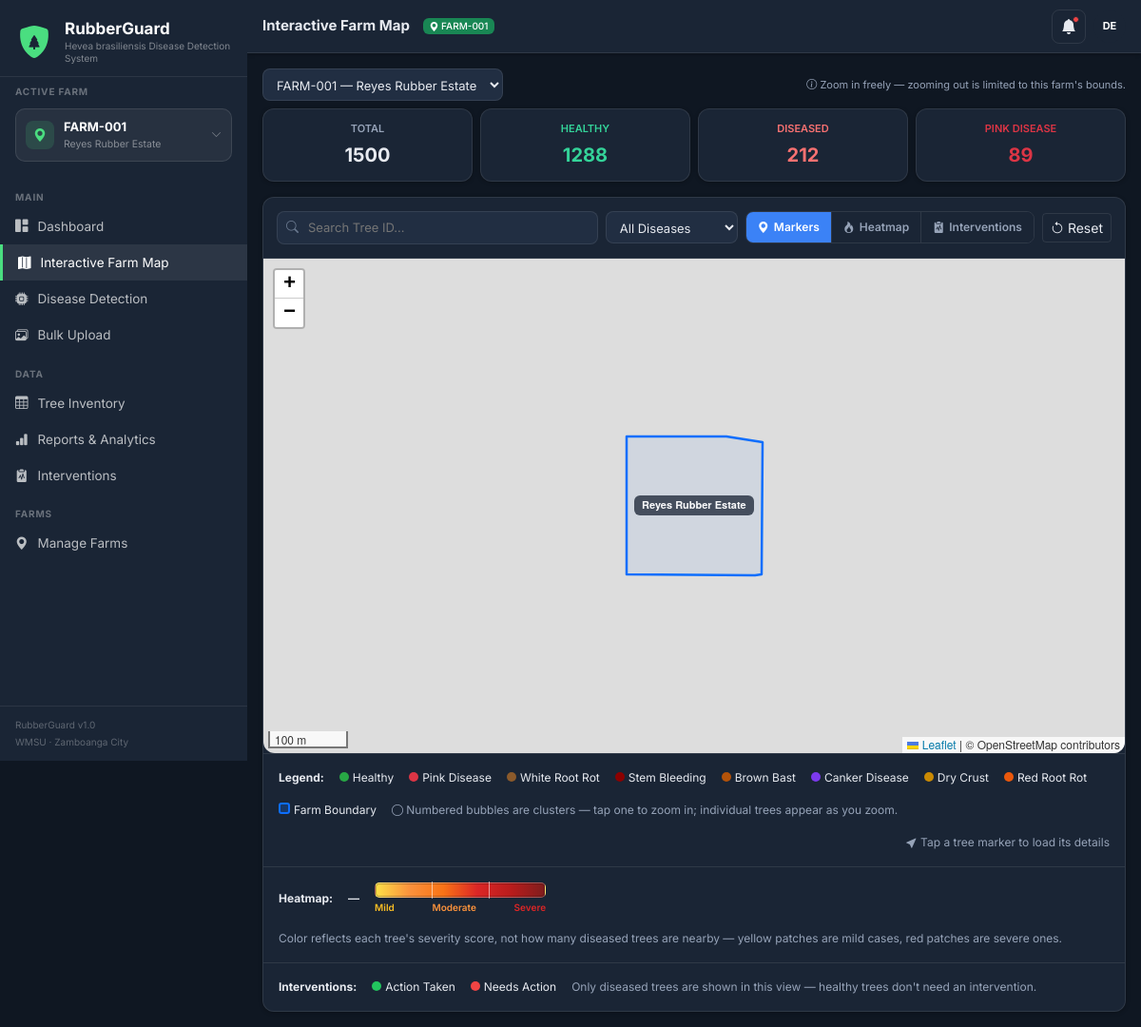
Page /map/ (signed in) on the committed database.
### farmmap/models.py (models this page shows, shortened)
class Farm(models.Model):
    owner = models.ForeignKey(User, on_delete=models.CASCADE, related_name="farms")
    farm_id = models.CharField(max_length=20)
    name = models.CharField(max_length=100)
    owner_name = models.CharField(max_length=100)
    region = models.CharField(max_length=100, blank=True)
    province = models.CharField(max_length=100, blank=True)
    city_municipality = models.CharField(max_length=100, blank=True)
    barangay = models.CharField(max_length=100, blank=True)
    location = models.CharField(max_length=200, blank=True)
    center_lat = models.FloatField(default=6.9214)
    center_lng = models.FloatField(default=122.0790)
    boundary_radius_m = models.PositiveIntegerField(default=300)
    created_at = models.DateTimeField(auto_now_add=True)
    class Meta:
        unique_together = ("owner", "farm_id")
    def get_stats(self):
        from django.db.models import Count
        total = self.trees.count()
        raw_counts = dict(self.trees.values_list("disease").annotate(n=Count("id")).values_list("disease", "n"))
        counts = {
            "Healthy": raw_counts.get("Healthy", 0),
            "Pink_Disease": raw_counts.get("Pink Disease", 0),
            "White_Root_Rot": raw_counts.get("White Root Rot", 0),
            "Stem_Bleeding": raw_counts.get("Stem Bleeding", 0),
        }
        pcts = {k: round(v / total * 100, 1) if total else 0 for k, v in counts.items()}
        diseased = total - counts["Healthy"]
        return total, counts, pcts, diseased
    def get_center(self):
        agg = self.trees.aggregate(avg_lat=Avg("lat"), avg_lng=Avg("lng"))
        if agg["avg_lat"] is None:
            return self.center_lat, self.center_lng
        return agg["avg_lat"], agg["avg_lng"]
    def get_boundary_polygon(self):
        points = list(self.trees.values_list("lat", "lng"))
        center_lat, center_lng = self.get_center()
        hull = _convex_hull(points) if points else []
        return _expand_polygon(hull, center_lat, center_lng, factor=1.06)

class DiseaseClass(models.Model):
    name = models.CharField(max_length=50, unique=True, help_text="Must match the CNN model's class label exactly.")
    description = models.TextField(
        blank=True, help_text="Shown in the Disease Class Reference card, e.g. causal pathogen + visible symptoms."
    )
    display_order = models.PositiveIntegerField(default=0)
    color_hex = models.CharField(max_length=7, default="#6c757d", help_text="e.g. #dc3545")
    marker_key = models.SlugField(max_length=30, help_text="URL-safe key used in templates/JS, e.g. 'pink_disease'")
    danger_rank = models.PositiveSmallIntegerField(
        default=1, help_text="0=healthy. Used only for heatmap/marker intensity, not severity tiering."
    )
    is_healthy = models.BooleanField(default=False, help_text="Exactly one disease class should be marked Healthy.")
    recommendation_mild = models.TextField(blank=True)
    recommendation_moderate = models.TextField(blank=True)
    recommendation_severe = models.TextField(blank=True)
    class Meta:
        ordering = ["display_order", "name"]
        verbose_name_plural = "Disease classes"

### farmmap/views.py (the view)
# urls.py: path('map/', views.farm_map, name='farm_map'),
@login_required
def farm_map(request):
    sidebar_farm = _get_farm_or_none(request)
    all_user_farms = Farm.objects.filter(owner=request.user).order_by("farm_id")
    map_farm_id = request.GET.get("farm", "")
    if map_farm_id:
        map_farm = all_user_farms.filter(farm_id=map_farm_id).first()
    else:
        map_farm = sidebar_farm or all_user_farms.first()
    if not map_farm:
        ctx = _base_context(request, sidebar_farm)
        ctx.update({"page": "farm_map", "no_farms": True})
        return render(request, "farm_map.html", ctx)
    total, counts, pcts, diseased = map_farm.get_stats()
    trees_qs = map_farm.trees.annotate(
        has_intervention=Exists(Intervention.objects.filter(tree=OuterRef("pk")))
    )
    markers_json = json.dumps([t.to_marker_dict() for t in trees_qs])
    bounds = _farm_map_bounds(map_farm)
    boundary_polygon = json.dumps(map_farm.get_boundary_polygon())
    raw_counts = dict(
        map_farm.trees.values_list("disease").annotate(n=Count("id")).values_list("disease", "n")
    )
    disease_stats = []
    top_disease = None
    for d in DiseaseClass.objects.all():
        n = raw_counts.get(d.name, 0)
        disease_stats.append({"name": d.name, "count": n, "color": d.color_hex, "is_healthy": d.is_healthy})
        if not d.is_healthy and (top_disease is None or n > top_disease["count"]):
            top_disease = {"name": d.name, "count": n, "color": d.color_hex}
    disease_colors = {d["name"]: d["color"] for d in disease_stats}
    ctx = _base_context(request, sidebar_farm)
    ctx.update({
        "page": "farm_map",
        "map_farm": map_farm,
        "all_user_farms": all_user_farms,
        "markers_json": markers_json,
        "map_bounds": json.dumps(bounds),
        "map_farm_boundary": boundary_polygon,
        "total": total, "counts": counts, "diseased": diseased,
        "disease_stats": disease_stats,
        "top_disease": top_disease,
        "disease_colors_json": json.dumps(disease_colors),
    })
    return render(request, "farm_map.html", ctx)

### templates/farm_map.html (shortened to what this page needs)
{% extends "base.html" %}
{% block page_title %}Interactive Farm Map{% endblock %}
{% block extra_head %}
<link rel="stylesheet" href="https://unpkg.com/leaflet.markercluster@1.5.3/dist/MarkerCluster.css">
<link rel="stylesheet" href="https://unpkg.com/leaflet.markercluster@1.5.3/dist/MarkerCluster.Default.css">
{% endblock %}
{% block content %}
{% if no_farms %}
<div class="card-rg card-body-rg text-center text-muted">
  <i class="bi bi-geo-alt fs-2 mb-2 d-block"></i>
  No farms registered yet. <a href="{% url 'farm_list' %}">Add a farm</a> to see it on the map.
</div>
{% else %}
<div class="d-flex justify-content-between align-items-center mb-2 flex-wrap gap-2">
  <form method="GET" class="d-flex align-items-center gap-2">
    <select id="map-farm-select" name="farm" class="select-filter-rg" onchange="this.form.submit()">
      {% for f in all_user_farms %}
      <option value="{{ f.farm_id }}" {% if f.farm_id == map_farm.farm_id %}selected{% endif %}>{{ f.farm_id }} — {{ f.name }}</option>
      {% endfor %}
    </select>
  </form>
  <div class="text-muted" style="font-size:11px;">
    <i class="bi bi-info-circle"></i> Zoom in freely — zooming out is limited to this farm's bounds.
  </div>
</div>
<div class="row g-2 mb-3">
  <div class="col-6 col-md-3">
    <div class="stat-box">
      <div class="stat-label">TOTAL</div>
      <div class="stat-value" style="font-size:20px;">{{ total }}</div>
    </div>
  </div>
  <div class="col-6 col-md-3">
    <div class="stat-box">
      <div class="stat-label" style="color:var(--healthy);">HEALTHY</div>
      <div class="stat-value text-healthy" style="font-size:20px;">{{ counts.Healthy }}</div>
    </div>
  </div>
  <div class="col-6 col-md-3">
    <div class="stat-box">
      <div class="stat-label" style="color:var(--pink);">DISEASED</div>
      <div class="stat-value text-pink" style="font-size:20px;">{{ diseased }}</div>
    </div>
  </div>
  <div class="col-6 col-md-3">
    <div class="stat-box">
      <div class="stat-label" style="color:{{ top_disease.color|default:'inherit' }};">
        {% if top_disease and top_disease.count > 0 %}{{ top_disease.name|upper }}{% else %}TOP DISEASE{% endif %}
      </div>
      <div class="stat-value" style="font-size:20px;color:{{ top_disease.color|default:'inherit' }};">{{ top_disease.count|default:0 }}</div>
    </div>
  </div>
</div>
<div class="card-rg">
  <div class="card-body-rg d-flex flex-wrap gap-2 align-items-center" style="padding-bottom:14px;border-bottom:1px solid var(--border);">
    <div class="search-wrap">
      <i class="bi bi-search"></i>
      <input type="text" id="map-search" class="form-control-rg" placeholder="Search Tree ID…">
    </div>
    <select id="map-filter" class="select-filter-rg">
      <option value="">All Diseases</option>
    </select>
    <div class="view-toggle" role="group" aria-label="Map view mode">
      <button type="button" id="view-markers-btn" class="view-toggle-btn active">
        <i class="bi bi-geo-alt-fill"></i> Markers
      </button>
      <button type="button" id="view-heatmap-btn" class="view-toggle-btn">
        <i class="bi bi-fire"></i> Heatmap
      </button>
      <button type="button" id="view-interventions-btn" class="view-toggle-btn">
        <i class="bi bi-clipboard2-pulse-fill"></i> Interventions
      </button>
    </div>
    <button id="map-reset" class="btn btn-sm btn-outline-secondary">
      <i class="bi bi-arrow-counterclockwise"></i> Reset
    </button>
  </div>
  <div id="map-container" class="map-container-rg"></div>
  <div id="legend-markers" class="p-3 border-top d-flex flex-wrap gap-3 align-items-center" style="font-size:12px;">
    <strong>Legend:</strong>
    {% for d in disease_stats %}
    <span><span class="legend-dot" style="background:{{ d.color }};"></span>{{ d.name }}</span>
    {% endfor %}
    <span><span class="legend-dot-farm"></span>Farm Boundary</span>
    <span class="text-muted"><i class="bi bi-circle"></i> Numbered bubbles are clusters — tap one to zoom in; individual trees appear as you zoom.</span>
    <span class="text-muted ms-auto"><i class="bi bi-cursor-fill"></i> Tap a tree marker to load its details</span>
  </div>
  <div id="legend-heatmap" class="p-3 border-top d-flex flex-wrap align-items-center gap-3" style="font-size:12px;display:none;">
    <strong>Heatmap:</strong>
    <span id="heatmap-disease-label" style="font-weight:600;">—</span>
    <div class="heatmap-scale">
      <div class="heatmap-gradient-bar">
      </div>
      <div class="heatmap-scale-labels">
        <span>Mild</span>
        <span>Moderate</span>
        <span>Severe</span>
      </div>
    </div>
    <span class="text-muted">Color reflects each tree's severity score, not how many diseased trees are nearby — yellow patches are mild cases, red patches are severe ones.</span>
  </div>
  <div id="legend-interventions" class="p-3 border-top d-flex flex-wrap gap-3 align-items-center" style="font-size:12px;display:none;">
    <strong>Interventions:</strong>
    <span><span class="legend-dot" style="background:#22c55e;"></span>Action Taken</span>
    <span><span class="legend-dot" style="background:#ef4444;"></span>Needs Action</span>
    <span class="text-muted">Only diseased trees are shown in this view — healthy trees don't need an intervention.</span>
  </div>
</div>
{% endif %}
{% endblock %}
{% block extra_scripts %}
{% if not no_farms %}
{% load static %}
{% endif %}
{% endblock %}

### templates/base.html (shortened to what this page needs)
<!DOCTYPE html>
<html lang="en">
<head>
  <link href="https://cdn.jsdelivr.net/npm/bootstrap@5.3.2/dist/css/bootstrap.min.css" rel="stylesheet">
  <link href="https://cdn.jsdelivr.net/npm/bootstrap-icons@1.11.3/font/bootstrap-icons.css" rel="stylesheet">
  <link href="https://unpkg.com/leaflet@1.9.4/dist/leaflet.css" rel="stylesheet">
  {% load static %}
  <link href="{% static 'css/style.css' %}?v={{ STATIC_VERSION }}" rel="stylesheet">
  {% block extra_head %}{% endblock %}
</head>
<body>
<nav id="sidebar">
  <div class="sidebar-brand">
    <div class="brand-row">
      <div class="brand-icon">
        <i class="bi bi-shield-fill"></i>
        <i class="bi bi-tree-fill brand-icon-tree"></i>
      </div>
      <div class="brand-title-group">
        <div class="brand-title">RubberGuard</div>
        <div class="brand-sub">Hevea brasiliensis Disease Detection System</div>
      </div>
    </div>
  </div>
  <div class="px-3 pb-2 pt-2">
    <div class="nav-section-label mb-1" style="padding:0 0 6px;">Active Farm</div>
    <div class="dropdown farm-selector">
      <button class="farm-selector-btn" type="button" data-bs-toggle="dropdown" aria-expanded="false">
        <span class="farm-selector-icon">
          <i class="bi bi-geo-alt-fill"></i>
        </span>
        <span class="farm-selector-text">
          {% if selected_farm %}
          <span class="farm-selector-name">{{ selected_farm.farm_id }}</span>
          <span class="farm-selector-sub">{{ selected_farm.name }}</span>
          {% else %}
          <span class="farm-selector-name">All Farms</span>
          <span class="farm-selector-sub">Viewing combined data</span>
          {% endif %}
        </span>
        <i class="bi bi-chevron-down farm-selector-caret"></i>
      </button>
    </div>
  </div>
  <div class="sidebar-nav">
    <div class="nav-section-label">Main</div>
    <div class="nav-item">
      <a href="{% url 'dashboard' %}" class="nav-link {% if page == 'dashboard' %}active{% endif %}" title="Dashboard">
        <i class="bi bi-grid-1x2-fill"></i> <span>Dashboard</span>
      </a>
    </div>
    <div class="nav-item">
      <a href="{% url 'farm_map' %}" class="nav-link {% if page == 'farm_map' %}active{% endif %}" title="Interactive Farm Map">
        <i class="bi bi-map-fill"></i> <span>Interactive Farm Map</span>
      </a>
    </div>
    <div class="nav-item">
      <a href="{% url 'disease_detection' %}" class="nav-link {% if page == 'disease_detection' %}active{% endif %}" title="Disease Detection">
        <i class="bi bi-cpu-fill"></i> <span>Disease Detection</span>
      </a>
    </div>
    <div class="nav-item">
      <a href="{% url 'bulk_upload' %}" class="nav-link {% if page == 'bulk_upload' %}active{% endif %}" title="Bulk Upload">
        <i class="bi bi-images"></i> <span>Bulk Upload</span>
      </a>
    </div>
    <div class="nav-section-label">Data</div>
    <div class="nav-item">
      <a href="{% url 'tree_inventory' %}" class="nav-link {% if page == 'tree_inventory' %}active{% endif %}" title="Tree Inventory">
        <i class="bi bi-table"></i> <span>Tree Inventory</span>
      </a>
    </div>
    <div class="nav-item">
      <a href="{% url 'reports' %}" class="nav-link {% if page == 'reports' %}active{% endif %}" title="Reports & Analytics">
        <i class="bi bi-bar-chart-fill"></i> <span>Reports &amp; Analytics</span>
      </a>
    </div>
    <div class="nav-item">
      <a href="{% url 'interventions_log' %}" class="nav-link {% if page == 'interventions' %}active{% endif %}" title="Interventions">
        <i class="bi bi-clipboard2-pulse-fill"></i> <span>Interventions</span>
      </a>
    </div>
    <div class="nav-section-label">Farms</div>
    <div class="nav-item">
      <a href="{% url 'farm_list' %}" class="nav-link {% if page == 'farm_list' %}active{% endif %}" title="Manage Farms">
        <i class="bi bi-geo-alt-fill"></i> <span>Manage Farms</span>
      </a>
    </div>
  </div>
  <div class="sidebar-footer">
    <div>RubberGuard v1.0</div>
    <div style="margin-top:3px;">WMSU · Zamboanga City</div>
  </div>
</nav>
<div id="main-wrapper">
  <header id="topbar">
    <div class="topbar-left">
      <span class="page-title">{% block page_title %}RubberGuard{% endblock %}</span>
      {% if selected_farm %}
      <span class="badge bg-success ms-1" style="font-size:10px;font-weight:500;">
        <i class="bi bi-geo-alt-fill"></i> {{ selected_farm.farm_id }}
      </span>
      {% else %}
      <span class="badge bg-secondary ms-1" style="font-size:10px;">All Farms</span>
      {% endif %}
    </div>
    <div class="topbar-right">
      <div class="dropdown">
        <button class="topbar-btn" data-bs-toggle="dropdown" aria-label="Notifications">
          <i class="bi bi-bell-fill"></i>
          {% if notifications %}<span class="badge-dot"></span>{% endif %}
        </button>
      </div>
      <div class="dropdown">
        <div class="avatar" data-bs-toggle="dropdown">{{ user.username|slice:":2"|upper }}</div>
      </div>
    </div>
  </header>
  <main id="content">
    {% block content %}{% endblock %}
  </main>
</div>
{% load static %}
</body>
</html>

### rows in the picture
Farm: farm_id "FARM-001", name "Reyes Rubber Estate"
DiseaseClass: name "PINK DISEASE", name "Pink Disease"
DiseaseClass: name "Healthy"
DiseaseClass: name "White Root Rot"
DiseaseClass: name "Stem Bleeding"
DiseaseClass: name "Brown Bast"
DiseaseClass: name "Canker Disease"
DiseaseClass: name "Dry Crust"
DiseaseClass: name "Red Root Rot"

### other values in the picture
{{ user.username|slice:":2"|upper }} "DE"
{{ total }} "1500"
{{ counts.Healthy }} "1288"
{{ diseased }} "212"
{{ top_disease.count|default:0 }} "89"
form field farm "FARM-001 — Reyes Rubber Estate"
